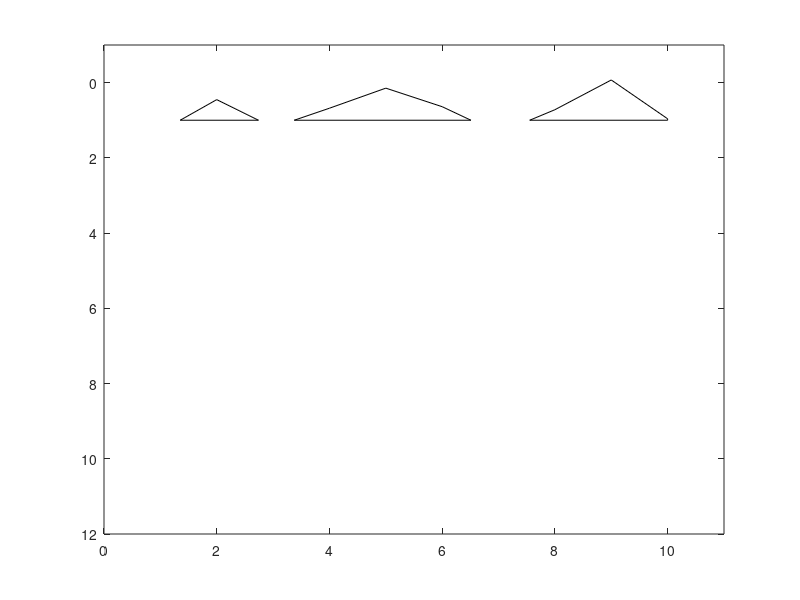

The MATLAB source for this figure: (Note: this script raises an error after producing the figure.)
function wigb_Nofill(a,scal,x,z,amx,gettrace)
%WIGB: Plot seismic data using wiggles.
%
%  WIGB(a,scal,x,z,amx) 
%
%  IN  a:     seismic data (a matrix, traces are columns)
%      scale: multiple data by scal
%      x:     horizontal axis (often offset)
%      z:     vertical axis (often time)
%
%  Note
%
%    If only 'a' is enter, 'scal,x,z,amn,amx' are set automatically; 
%    otherwise, 'scal' is a scalar; 'x, z' are vectors for annotation in 
%    offset and time, amx are the amplitude range.
%
%
%  Author(s): Xingong Li (Intseis, Integrated Seismic Solutions)
%  Copyright 1998-2003 Xingong 
%  Revision: 1.2  Date: Dec/2002 
%  

 if nargin == 0, nx=10;nz=10; a = rand(nz,nx)-0.5; end;

 [nz,nx]=size(a);

 trmx= max(abs(a));
 if (nargin <= 4); amx=mean(trmx);  gettrace=NaN; end;
 if (nargin <= 2); x=[1:nx]; z=[1:nz];  end;
 if (nargin <= 1); scal =1; end;

 if nx <= 1; disp(' ERR:PlotWig: nx has to be more than 1');return;end;

 % take the average as dx

	dx1 = abs(x(2:nx)-x(1:nx-1));
 	dx = median(dx1);


 dz=z(2)-z(1);
 xmx=max(max(a)); xmn=min(min(a)); 

 if scal == 0; scal=1; end;
 a = a * dx /amx; 
 a = a * scal;

 fprintf(' PlotWig: data range [%f, %f], plotted max %f \n',xmn,xmx,amx);
 
% set display range 

 x1=min(x)-2.0*dx; x2=max(x)+2.0*dx;
 z1=min(z)-dz; z2=max(z)+dz;
 
%  set(gca,'NextPlot','add','Box','on', ...
%   'XLim', [x1 x2], ...
%   'YDir','reverse', ...
%   'YLim',[z1 z2]);

 set(gca,'NextPlot','add','Box','on', ...
  'XLim', [z1 z2], ...
  'YDir','reverse', ...
  'YLim',[x1 x2]);
 

% 	fillcolor = [0 0 0];
    fillcolor = [1 1 1];
	linecolor = [0 0 0];
	linewidth = 1.;

	z=z'; 	% input as row vector
	zstart=z(1);
	zend  =z(nz);

for i=1:nx,
   
  if trmx(i) ~= 0;    % skip the zero traces
	tr=a(:,i); 	% --- one scale for all section
  	s = sign(tr) ;
  	i1= find( s(1:nz-1) ~= s(2:nz) );	% zero crossing points
	npos = length(i1);


	%12/7/97 
	zadd = i1 + tr(i1) ./ (tr(i1) - tr(i1+1)); %locations with 0 amplitudes
	aadd = zeros(size(zadd));

	[zpos,vpos] = find(tr <0);
	[zz,iz] = sort([zpos; zadd]); 	% indices of zero point plus positives
	aa = [tr(zpos); aadd];
	aa = aa(iz);

	% be careful at the ends
		if tr(1)<0, 	a0=0; z0=1.00;
		else, 		a0=0; z0=zadd(1);
		end;
		if tr(nz)<0, 	a1=0; z1=nz; 
		else, 		a1=0; z1=max(zadd);
		end;
			
	zz = [z0; zz; z1; z0];
 	aa = [a0; aa; a1; a0];
		
	zzz = zstart + zz*dz -dz;

% patch(zzz ,  aa+x(i),  fillcolor);
% 	line( 'Color',[1 1 1],'EraseMode','background',  ...
%          'Xdata',[zstart zend] , 'Ydata',x(i)+[0 0]); % remove zero line
if ismember(i, gettrace)
patch(zzz ,  aa+x(i),  [0.5 0.5 0.5]);
	line( 'Color',[1 1 1],'EraseMode','background',  ...
         'Xdata',[zstart zend] , 'Ydata',x(i)+[0 0]); % remove zero line
else
patch(zzz ,  aa+x(i),  fillcolor);
	line( 'Color',[1 1 1],'EraseMode','background',  ...
         'Xdata',[zstart zend] , 'Ydata',x(i)+[0 0]); % remove zero line
end

%'LineWidth',linewidth, ...
%12/7/97 'Xdata', x(i)+[0 0], 'Ydata',[z0 z1]*dz);	% remove zero line

	line( 'Color',linecolor,'EraseMode','background',  ...
	 'LineWidth',linewidth, ...
	 'Ydata', tr+x(i), 'Xdata',z);	% negatives line

   else % zeros trace
      
% line( 'Color',linecolor,'EraseMode','background',  ...
% 	 'LineWidth',linewidth, ...
%          'Ydata', [x(i) x(i)], 'Xdata',[zstart zend]);
   end;
end;
